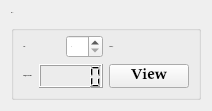
          <widget class="QWidget" name="Evauation">
           <attribute name="title">
            <string>Evauation</string>
           </attribute>
           <layout class="QGridLayout" name="gridLayout_45">
            <item row="0" column="0">
             <widget class="QGroupBox" name="imageBox_5">
              <property name="font">
               <font>
                <family>Palatino Linotype</family>
                <pointsize>-1</pointsize>
                <weight>75</weight>
                <bold>true</bold>
               </font>
              </property>
              <property name="title">
               <string>ROC</string>
              </property>
              <layout class="QGridLayout" name="gridLayout_48">
               <item row="0" column="0">
                <layout class="QVBoxLayout" name="verticalLayout_32" stretch="1,0">
                 <item>
                  <layout class="QHBoxLayout" name="horizontalLayout_59">
                   <item>
                    <widget class="QLabel" name="image_input_roc">
                     <property name="text">
                      <string/>
                     </property>
                    </widget>
                   </item>
                   <item>
                    <widget class="QLabel" name="image_out_roc">
                     <property name="text">
                      <string/>
                     </property>
                    </widget>
                   </item>
                  </layout>
                 </item>
                 <item>
                  <layout class="QVBoxLayout" name="verticalLayout_31">
                   <item>
                    <layout class="QHBoxLayout" name="horizontalLayout_57">
                     <item>
                      <layout class="QHBoxLayout" name="horizontalLayout_46">
                       <item>
                        <widget class="QLabel" name="label_33">
                         <property name="font">
                          <font>
                           <family>Palatino Linotype</family>
                           <pointsize>-1</pointsize>
                           <weight>75</weight>
                           <bold>true</bold>
                          </font>
                         </property>
                         <property name="text">
                          <string>Class</string>
                         </property>
                         <property name="scaledContents">
                          <bool>false</bool>
                         </property>
                         <property name="textInteractionFlags">
                          <set>Qt::NoTextInteraction</set>
                         </property>
                        </widget>
                       </item>
                       <item>
                        <widget class="QSpinBox" name="spinBox_class">
                         <property name="minimum">
                          <number>1</number>
                         </property>
                         <property name="maximum">
                          <number>4</number>
                         </property>
                        </widget>
                       </item>
                      </layout>
                     </item>
                     <item>
                      <layout class="QHBoxLayout" name="horizontalLayout_47">
                       <item>
                        <widget class="QLabel" name="label_32">
                         <property name="font">
                          <font>
                           <family>Palatino Linotype</family>
                           <pointsize>-1</pointsize>
                           <weight>75</weight>
                           <bold>true</bold>
                          </font>
                         </property>
                         <property name="text">
                          <string>Accuracy:</string>
                         </property>
                         <property name="scaledContents">
                          <bool>false</bool>
                         </property>
                         <property name="textInteractionFlags">
                          <set>Qt::NoTextInteraction</set>
                         </property>
                        </widget>
                       </item>
                       <item>
                        <widget class="QLabel" name="label_accuracy">
                         <property name="text">
                          <string/>
                         </property>
                        </widget>
                       </item>
                      </layout>
                     </item>
                    </layout>
                   </item>
                   <item>
                    <layout class="QHBoxLayout" name="horizontalLayout_58">
                     <item>
                      <layout class="QHBoxLayout" name="horizontalLayout_100">
                       <item>
                        <widget class="QLabel" name="label_evaul">
                         <property name="text">
                          <string>Computation Time:</string>
                         </property>
                        </widget>
                       </item>
                       <item>
                        <widget class="QLCDNumber" name="lcdNumber_evaul"/>
                       </item>
                      </layout>
                     </item>
                     <item>
                      <widget class="QPushButton" name="view">
                       <property name="font">
                        <font>
                         <family>Palatino Linotype</family>
                         <pointsize>11</pointsize>
                         <weight>75</weight>
                         <bold>true</bold>
                        </font>
                       </property>
                       <property name="text">
                        <string>View</string>
                       </property>
                      </widget>
                     </item>
                    </layout>
                   </item>
                  </layout>
                 </item>
                </layout>
               </item>
              </layout>
             </widget>
            </item>
           </layout>
          </widget>
